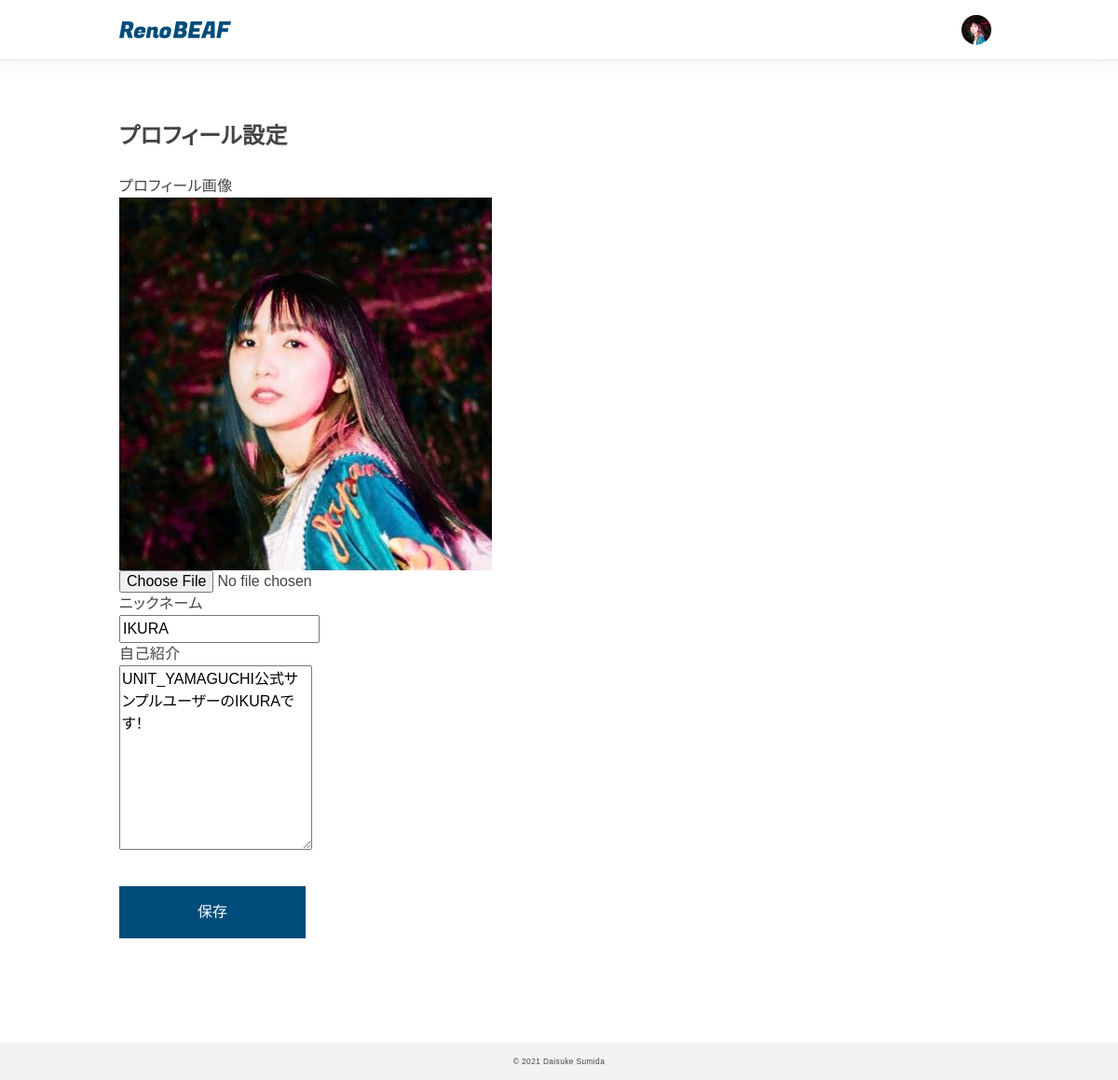
The app's page /diy_sns/user/dashboard/profile.php (signed in) with its own data.
### tables this page shows
CREATE TABLE `users_table` (
  `id` int(11) NOT NULL,
  `name` varchar(128) NOT NULL,
  `email` varchar(255) NOT NULL,
  `password` varchar(128) NOT NULL,
  `image_profile` varchar(128) DEFAULT NULL,
  `description` text DEFAULT NULL,
  `is_admin` int(1) NOT NULL,
  `is_deleted` int(1) NOT NULL,
  `created_at` datetime NOT NULL,
  `updated_at` datetime NOT NULL
);

### diy_sns/user/dashboard/profile.php (the view, shortened to what this page needs)
<?php
$path = $_SERVER['DOCUMENT_ROOT'] . "/diy_sns";
include $path . "/common/functions.php";
$user_id = $_SESSION['user_id'];
$pdo = connect_to_db();
$sql = 'SELECT * FROM users_table WHERE id=:user_id';
$stmt = $pdo->prepare($sql);
$stmt->bindValue(':user_id', $user_id, PDO::PARAM_INT);
try {
  $status = $stmt->execute();
} catch (PDOException $e) {
  echo json_encode(["sql error" => "{$e->getMessage()}"]);
  exit();
}
$result = $stmt->fetch();
?>
<?php include $path . "/common/header.php"; ?>
<main>
  <section class="section">
    <div class="wrapper">
      <h1>プロフィール設定</h1>
      <div class="profile-form">
        <form action="./profile_act.php" method="POST" enctype="multipart/form-data">
          <dl>
            <dt>プロフィール画像</dt>
            <dd>
              <label>
                <?php if ($result["image_profile"] == null) : ?>
                  <img src="/diy_sns/img/no_icon.svg">
                <?php else : ?>
                  <img src="/diy_sns<?= $result["image_profile"] ?>">
                <?php endif; ?>
                <input type="file" name="image_profile" accept="image/*" capture="camera">
              </label>
            </dd>
          </dl>
          <dl>
            <dt>ニックネーム</dt>
            <dd><input type="text" name="name" value="<?= $result["name"]; ?>"></dd>
          </dl>
          <dl>
            <dt>自己紹介</dt>
            <dd>
              <textarea name="description" maxlength="160" rows="8"><?= $result["description"]; ?></textarea>
            </dd>
          </dl>
          <button class="c-submit" type="submit">保存</button>
        </form>
      </div>
    </div>
  </section>
</main>
<?php include $path . "/common/footer.php"; ?>

### records on screen
users_table: image_profile (picture), name "IKURA", description "UNIT_YAMAGUCHI公式サンプルユーザーのIKURAです！"
